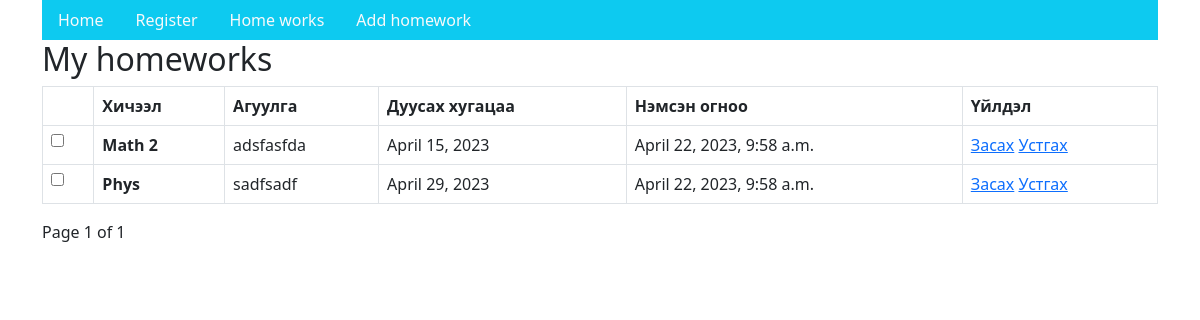
Screenshot of /homeworks/ (signed in) with the database file from the repository.
### home/models.py (models this page shows)
class HomeWork(models.Model):
    title = models.CharField(max_length=255, null=False)
    content = models.TextField(null=True, blank=True)
    deadline = models.DateField(null=True, blank=True)
    created_date = models.DateTimeField(null=True, blank=True)
    created_user = models.ForeignKey(User, null=True, blank=True, on_delete=models.DO_NOTHING)
    done = models.BooleanField(default=False)
    image = models.ImageField(null=True, blank=True, max_length=255, upload_to='uploads/')
    lesson = models.ForeignKey('Lesson', null=True, blank=True, on_delete=models.DO_NOTHING)

### home/views.py (the view)
# urls.py: path('homeworks/', views.homeworks, name='homeworks'),
def homeworks(request):
    home_works = HomeWork.objects.filter(created_user=request.user).order_by('deadline')
    paginator = Paginator(home_works, 20)
    page_number = request.GET.get('page')
    homeworks_page = paginator.get_page(page_number)
    return render(request, 'homeworks.html', {'homeworks': homeworks_page})

### hello/templates/homeworks.html (shortened to what this page needs)
{% extends 'base.html' %}
{% block content %}
<div class="row">
    <div class="col-md-12 col-sm-12">
        <h2>My homeworks</h2>
        <table class="table table-bordered">
            <thead>
            <tr>
                <th scope="col"></th>
                <th scope="col">Хичээл</th>
                <th scope="col">Агуулга</th>
                <th scope="col">Дуусах хугацаа</th>
                <th scope="col">Нэмсэн огноо</th>
                <th scope="col">Үйлдэл</th>
            </tr>
            </thead>
            <tbody>
            {% for homework in homeworks %}
            <tr>
                <td>
                    <input type="checkbox" {% if homework.done == True %} checked {% endif %}
                    onclick="done(this, {% url 'homework_done' homework.id %})"/>
                </td>
                <th>{{ homework.title }}</th>
                <td>{{ homework.content }}</td>
                <td>{{ homework.deadline }}</td>
                <td>{{ homework.created_date }}</td>
                <td>
                    <a href="{% url 'homework_edit' homework.id %}">Засах</a>
                    <a href="{% url 'homework_delete' homework.id %}" onclick="return confirm('Устгахдаа итгэлтэй байна уу?')">Устгах</a>
                </td>
            </tr>
            {% endfor %}
            </tbody>
        </table>
        <div class="pagination">
            <div class="step-links">
                <span class="current">
                    Page {{ homeworks.number }} of {{ homeworks.paginator.num_pages }}
                </span>
            </div>
        </div>
    </div>
</div>
{% endblock %}

### hello/templates/base.html (shortened to what this page needs)
<html>
    <head>
        <link href="https://cdn.jsdelivr.net/npm/bootstrap@5.3.0-alpha2/dist/css/bootstrap.min.css" rel="stylesheet">
    </head>
    <body>
        <div class="container">
            <ul class="nav bg-info">
                <li class="nav-item">
                    <a class="nav-link link-light" href="/">Home</a>
                </li>
                <li class="nav-item">
                    <a class="nav-link link-light" href="/register">Register</a>
                </li>
                {% if user is not None and user.is_anonymous == False %}
                <li class="nav-item">
                    <a class="nav-link link-light" href="/homeworks">Home works</a>
                </li>
                <li class="nav-item">
                    <a class="nav-link link-light" href="/homework/add">Add homework</a>
                </li>
                {% endif %}
            </ul>
            {% block content %}
            {% endblock %}
        </div>
    </body>
</html>

### rows the page displays
HomeWork: title "Math 2", content "adsfasfda", deadline "April 15, 2023", created_date "April 22, 2023, 9:58 a.m."
HomeWork: title "Phys", content "sadfsadf", deadline "April 29, 2023", created_date "April 22, 2023, 9:58 a.m."

### other values shown
{{ homeworks.number }} "1"
{{ homeworks.paginator.num_pages }} "1"
